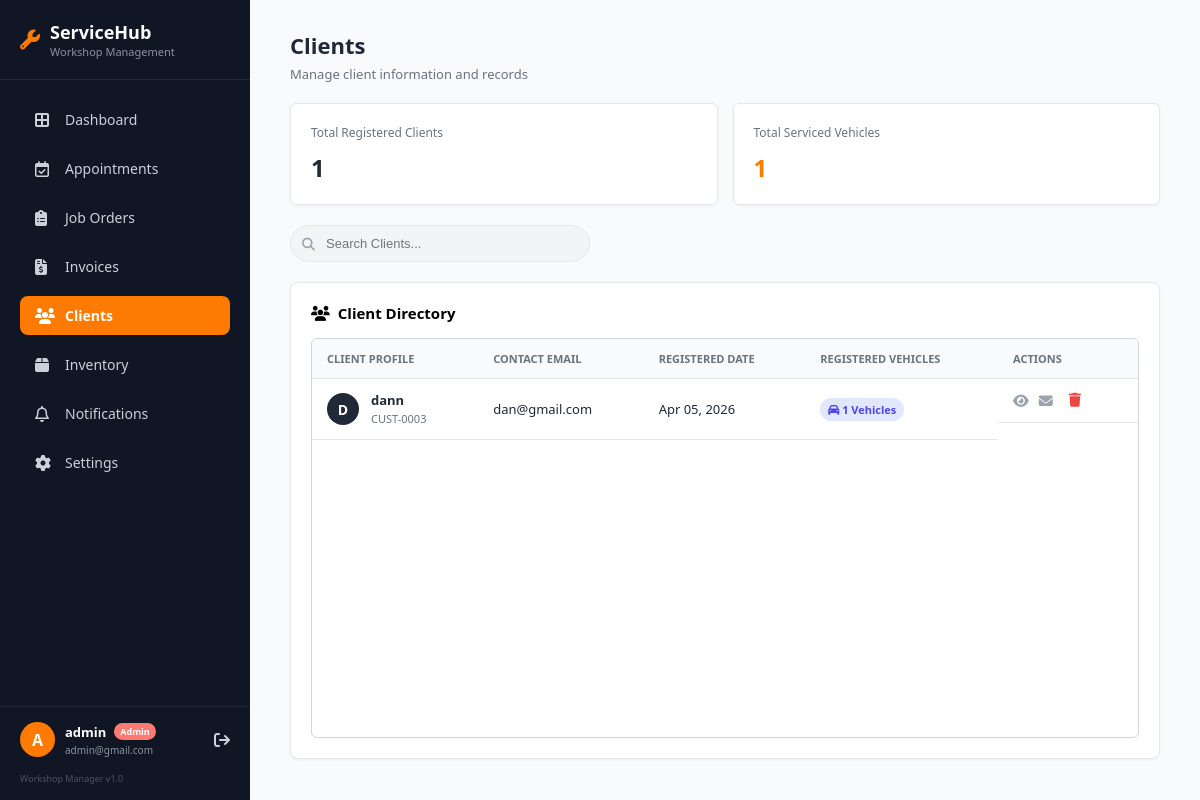
/clients.php (signed in), run on an earlier commit of the app's database.
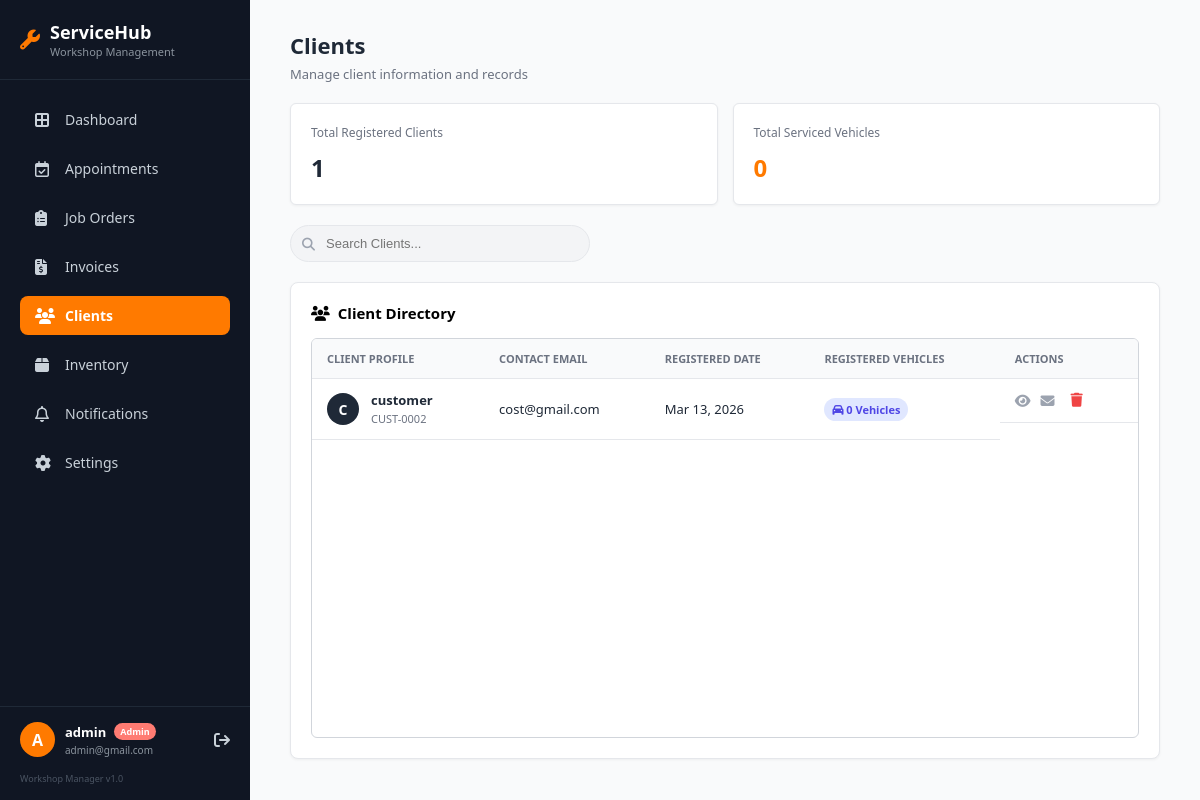
And on a later commit of the database.
### tables this page shows
CREATE TABLE `users` (
  `id` int(11) NOT NULL,
  `role` enum('Customer','Admin') NOT NULL DEFAULT 'Customer',
  `full_name` varchar(100) NOT NULL,
  `username` varchar(50) NOT NULL,
  `email` varchar(100) NOT NULL,
  `password` varchar(255) NOT NULL,
  `created_at` timestamp NOT NULL DEFAULT current_timestamp()
);

### clients.php (the view, shortened to what the changed rows need)
<?php
require 'includes/db.php';
$totalVehicles = $pdo->query("SELECT COUNT(*) FROM vehicles")->fetchColumn();
?>
<!DOCTYPE html>
<html lang="en">
<head>
    <link rel="stylesheet" href="https://cdnjs.cloudflare.com/ajax/libs/font-awesome/6.4.0/css/all.min.css">
</head>
<body>
    <aside class="sidebar">
        <div class="sidebar-header">
            <div>
                <h2>ServiceHub</h2>
            </div>
        </div>
    </aside>
    <main class="main-content">
        <div class="top-header">
            <div>
                <h1>Clients</h1>
            </div>
        </div>
        <div class="stats-grid" style="display: grid; grid-template-columns: repeat(2, 1fr); gap: 15px; margin-bottom: 20px;">
            <div class="stat-card" style="background: #fff; padding: 20px; border-radius: 6px; border: 1px solid var(--border-color);">
                <p style="margin: 0 0 10px 0; font-size: 12px; color: var(--text-muted);">Total Serviced Vehicles</p>
                <h3 style="margin: 0; font-size: 24px; color: var(--primary-orange);"><?php echo $totalVehicles; ?></h3>
            </div>
        </div>
        <div class="table-card">
            <div class="table-card-header">
                <h2><i class="fa-solid fa-users"></i> Client Directory</h2>
            </div>
            <div class="table-wrapper">
                <table>
                    <thead>
                        <tr>
                            <th>Client Profile</th>
                            <th>Contact Email</th>
                            <th>Registered Date</th>
                            <th>Registered Vehicles</th>
                            <th>Actions</th>
                        </tr>
                    </thead>
                    <tbody>
                        <?php
                        $query = "
                            SELECT u.id, u.full_name, u.email, u.created_at,
                                   COUNT(v.id) as vehicle_count
                            FROM users u
                            LEFT JOIN vehicles v ON u.id = v.user_id
                            WHERE u.role = 'Customer'
                            GROUP BY u.id
                            ORDER BY u.created_at DESC
                        ";
                        $stmt = $pdo->query($query);
                        $clients = $stmt->fetchAll();
                        if (count($clients) > 0) {
                            foreach ($clients as $client) {
                                $initial = strtoupper(substr($client['full_name'], 0, 1));
                                $joinDate = date("M d, Y", strtotime($client['created_at']));
                                echo "<tr>";
                                echo "<td>
                                        <div class='client-cell'>
                                            <div class='client-avatar'>{$initial}</div>
                                            <div class='client-details'>
                                                <strong>" . htmlspecialchars($client['full_name']) . "</strong>
                                                <span>CUST-" . str_pad($client['id'], 4, '0', STR_PAD_LEFT) . "</span>
                                            </div>
                                        </div>
                                      </td>";
                                echo "<td>" . htmlspecialchars($client['email']) . "</td>";
                                echo "<td>{$joinDate}</td>";
                                echo "<td><span class='vehicle-badge'><i class='fa-solid fa-car'></i> {$client['vehicle_count']} Vehicles</span></td>";
                                echo "<td style='display: flex; gap: 5px;'>
                                        <a href='view_client.php?id={$client['id']}' class='action-btn' title='View Profile' style='text-decoration: none;'>
                                            <i class='fa-solid fa-eye'></i>
                                        </a>
                                        <a href='mailto:" . htmlspecialchars($client['email']) . "' class='action-btn' title='Send Email' style='text-decoration: none;'>
                                            <i class='fa-solid fa-envelope'></i>
                                        </a>
                                        <form method='POST' style='display:inline; margin: 0;' onsubmit=\"return confirm('Are you sure you want to delete this client? This will permanently erase their vehicles and service history.');\">
                                            <input type='hidden' name='delete_client' value='1'>
                                            <input type='hidden' name='client_id' value='{$client['id']}'>
                                            <button type='submit' class='action-btn' title='Delete Client' style='color: #ef4444;'>
                                                <i class='fa-solid fa-trash'></i>
                                            </button>
                                        </form>
                                      </td>";
                                echo "</tr>";
                            }
                        } else {
                            echo "<tr><td colspan='5' style='text-align:center; padding: 20px; color: var(--text-muted);'>No clients registered yet.</td></tr>";
                        }
                        ?>
                    </tbody>
                </table>
            </div>
        </div>
    </main>
</body>
</html>

What changed in the data, as far as the page shows it:
removed users: full_name "D", full_name "dann", id "0003", email "dan@gmail.com", created_at "Apr 05, 2026", vehicle_count "1"
added users: full_name "C", full_name "customer", id "0002", email "cost@gmail.com", created_at "Mar 13, 2026", vehicle_count "0"
Also different on the page:
$totalVehicles: "1" → "0"
